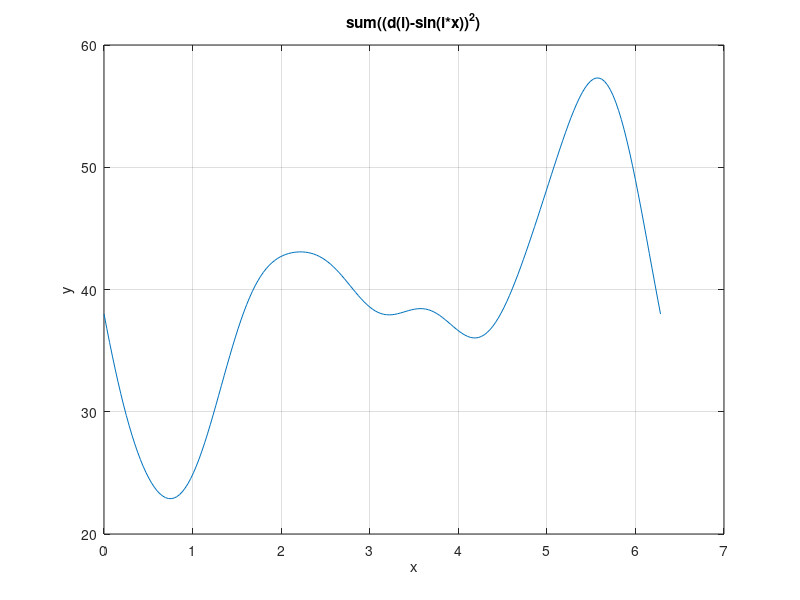

This chart was generated by the following MATLAB code: (Note: this script raises an error after producing the figure.)
d=[3,5,2,-1];
f=@(x)(d(i)-sin(i.*x)).^2;
m=3;
a=0;
b=2*pi;
t=['sum((d(i)-sin(i*x))^2)'];
x=linspace(a,b,200);
z=0;
for i=1:m
    f=@(x)(d(i)-sin(i.*x)).^2;
    z=z+f(x);
end
plot(x,z);
s=@(x) z(round(x/(b-a)*200));
grid on;
xlabel('x'); ylabel('y'); title(t);
xr=ginput(2);
[x_m,y_m]=fminbnd(s,xr(1,1),xr(2,1));
hold on;
plot(x_m,y_m,'r*',xr(1,1),xr(1,2),'g*',xr(2,1),xr(2,2),'g*');
